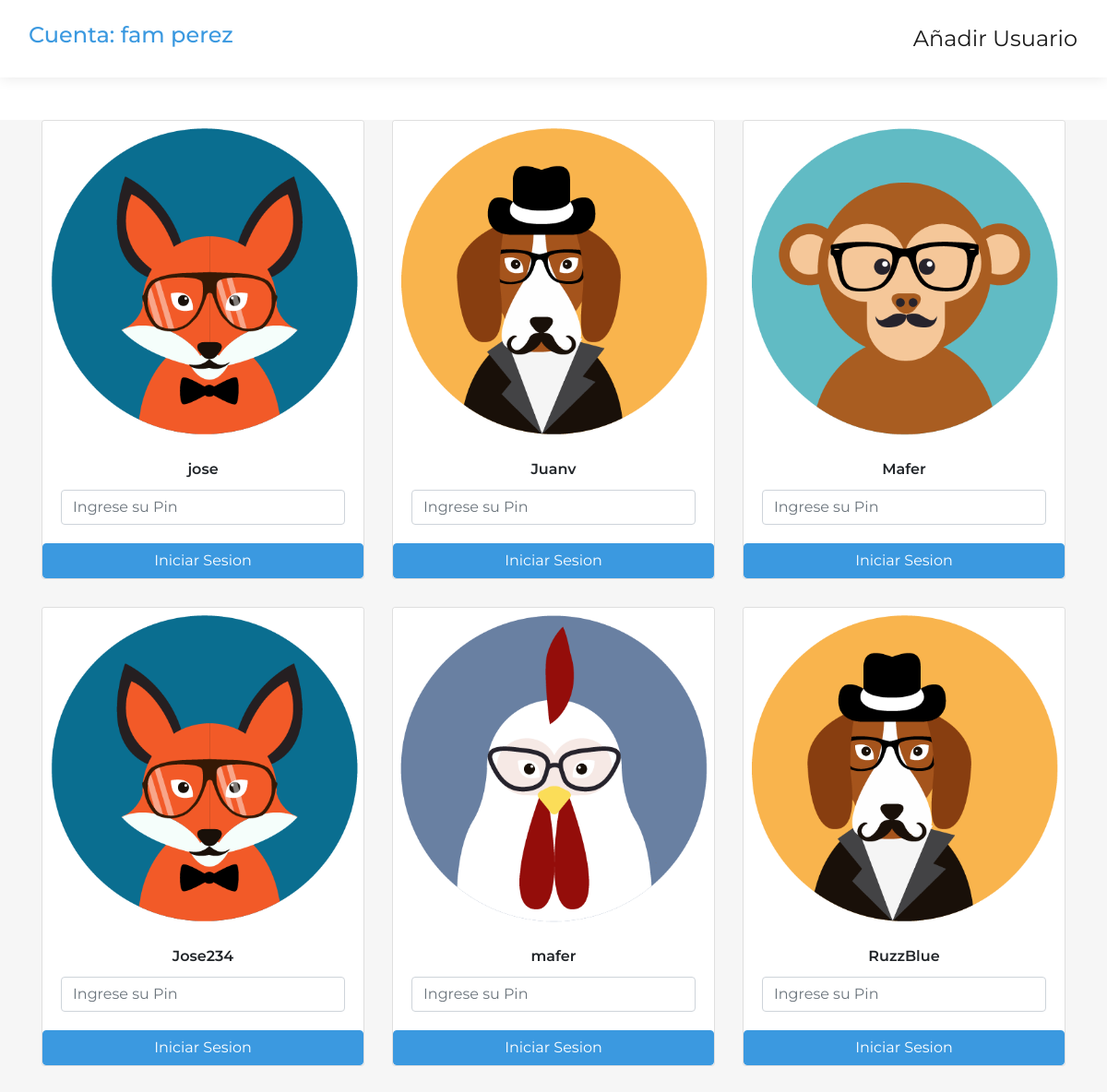
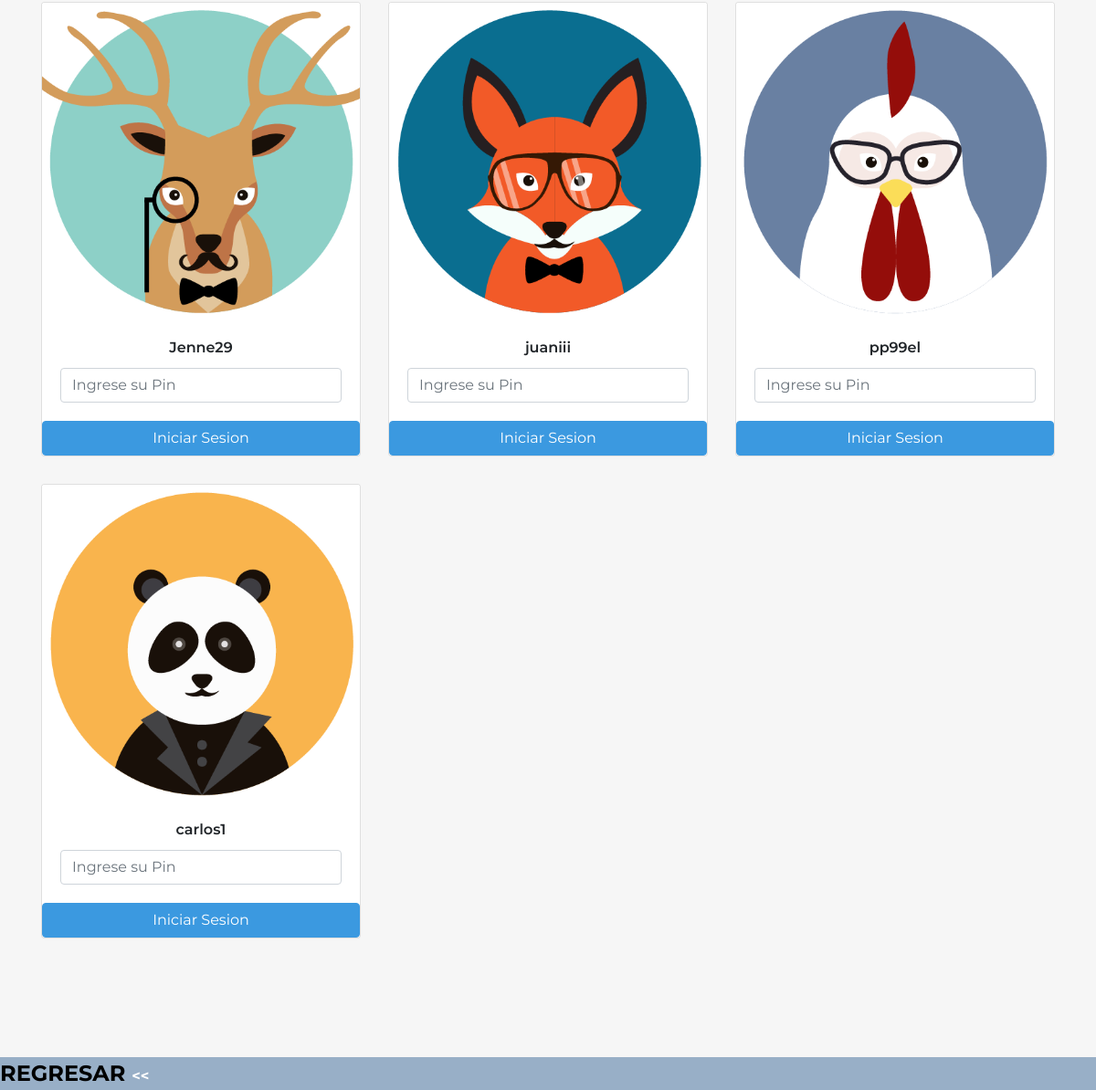
/login2.php (signed in), run on the app's committed database (2 pictures, top to bottom).
### tables this page shows
CREATE TABLE `usuario` (
  `id_usuario` int(5) NOT NULL,
  `usuario` varchar(100) NOT NULL,
  `pin` varchar(4) NOT NULL,
  `img_usu` varchar(50) NOT NULL,
  `estado` int(1) NOT NULL,
  `id_tipo_usuario` int(5) NOT NULL,
  `id_cuenta` int(5) NOT NULL,
  `id_persona` int(5) NOT NULL
);

### login2.php (the view, shortened to what this page needs)
<!DOCTYPE html>
<html>
<head>
    <link rel="stylesheet" href="vista/assets/bootstrap/css/bootstrap.min.css">
    <link rel="stylesheet" href="vista/assets/fonts/simple-line-icons.min.css">
</head>
<body>
    <nav class="navbar navbar-light navbar-expand-lg fixed-top bg-white clean-navbar">
        <div class="container">
            <h4 class="text-info"><?php echo "Cuenta: "; echo $_SESSION["lacuenta"]; ?></h4>
        </div>
        <div class="block-heading">
            <a class="navbar-brand logo" href="registro2.php">Añadir Usuario</a>
        </div>
    </nav>
    <main class="page service-page">
        <section class="clean-block clean-services dark">
            <div class="container" style="margin-top: 50px">
                <div class="row">
                    <?php
                    $db = new PDO("mysql:host=localhost;dbname=bd_tea","root","");
                        $cuent=$_SESSION["lacuenta"];
                        $stmt = $db->prepare("select b.id_cuenta from cuenta b where nombre_cuenta=:cu ");
                        $stmt->execute(['cu' => $cuent]);
                        $recu = $stmt->fetch();
                        $id = $recu['id_cuenta'];
                        $stmt2 = $db->prepare("select * from usuario where id_cuenta=:id and estado=1");
                        $stmt2->execute(['id' => $id]);
                        while($row = $stmt2->fetch()){
                    ?>
                        <div class="col-md-6 col-lg-4">
                            <div class="card"><img class="card-img-top w-100 d-block" src="vista/assets/img/avatars/<?php echo $row['img_usu'] ?>.png">
                                <form name="user" action="modelo/session_init.php" method="post">
                                    <div class="card-body">
                                        <h4 class="card-title"><?php echo $row['usuario'] ?></h4>
                                        <input type      ="password" name="password" id="password"  class="form-control" minlength="3" maxlength="10" placeholder="Ingrese su Pin" autocomplete="off" required/>
                                    </div>
                                    <div><input type="submit" name="enter" id="enter" value="Iniciar Sesion" class="btn btn-signin btn-block btn-info" /></div>
                                </form>
                            </div>
                        </div>
                    <?php
                        }
                    ?>
                </div>
            </div>
        </section>
    </main>
</body>
<footer style="background-color: #98AFC7"><a href="login.php" style="color: black; font-weight: bold; font-size: 150%;"> REGRESAR </a><a style="color: white; font-weight: bold;"><<</a></footer>
</html>

### data on the page
usuario: usuario "jose"
usuario: usuario "Juanv"
usuario: shows a picture, usuario "Mafer"
usuario: usuario "Jose234"
usuario: usuario "mafer"
usuario: usuario "RuzzBlue"
usuario: shows a picture, usuario "Jenne29"
usuario: usuario "juaniii"
usuario: usuario "pp99el"
usuario: shows a picture, usuario "carlos1"

### other printed values
$_SESSION["lacuenta"] "fam perez"
